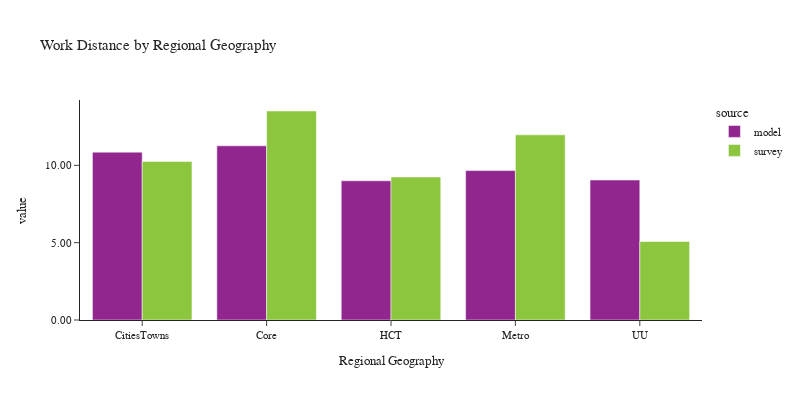

Write notebook code for a chart like this one.
### Code cell
plot_work_location(df_workers, 'rg_proposed_work', 'Regional Geography', 'Regional Geography')

### Figure 1 — Plotly figure (JSON) as saved in the notebook; plotly's stock layout.template omitted (floating-point values rounded to 4 significant figures)
{"data": [{"alignmentgroup": "True", "customdata": [[150482], [878065], [396503], [1348307], [52963]], "hovertemplate": "source=model<br>rg_proposed_work=%{x}<br>value=%{y}<br>sample count=%{customdata[0]}<extra></extra>", "legendgroup": "model", "marker": {"color": "#91268F", "pattern": {"shape": ""}}, "name": "model", "offsetgroup": "model", "orientation": "v", "showlegend": true, "textposition": "auto", "type": "bar", "x": ["CitiesTowns", "Core", "HCT", "Metro", "UU"], "xaxis": "x", "y": [10.85, 11.26, 9.001, 9.663, 9.053], "yaxis": "y"}, {"alignmentgroup": "True", "customdata": [[340], [813], [469], [699], [58]], "hovertemplate": "source=survey<br>rg_proposed_work=%{x}<br>value=%{y}<br>sample count=%{customdata[0]}<extra></extra>", "legendgroup": "survey", "marker": {"color": "#8CC63E", "pattern": {"shape": ""}}, "name": "survey", "offsetgroup": "survey", "orientation": "v", "showlegend": true, "textposition": "auto", "type": "bar", "x": ["CitiesTowns", "Core", "HCT", "Metro", "UU"], "xaxis": "x", "y": [10.26, 13.51, 9.25, 11.97, 5.074], "yaxis": "y"}], "layout": {"barmode": "group", "font": {"size": 11}, "height": 400, "legend": {"title": {"text": "source"}, "tracegroupgap": 0}, "title": {"text": "Work Distance by Regional Geography"}, "width": 800, "xaxis": {"anchor": "y", "domain": [0.0, 1.0], "title": {"text": "Regional Geography"}}, "yaxis": {"anchor": "x", "domain": [0.0, 1.0], "tickformat": ".2f", "title": {"text": "value"}}}}
